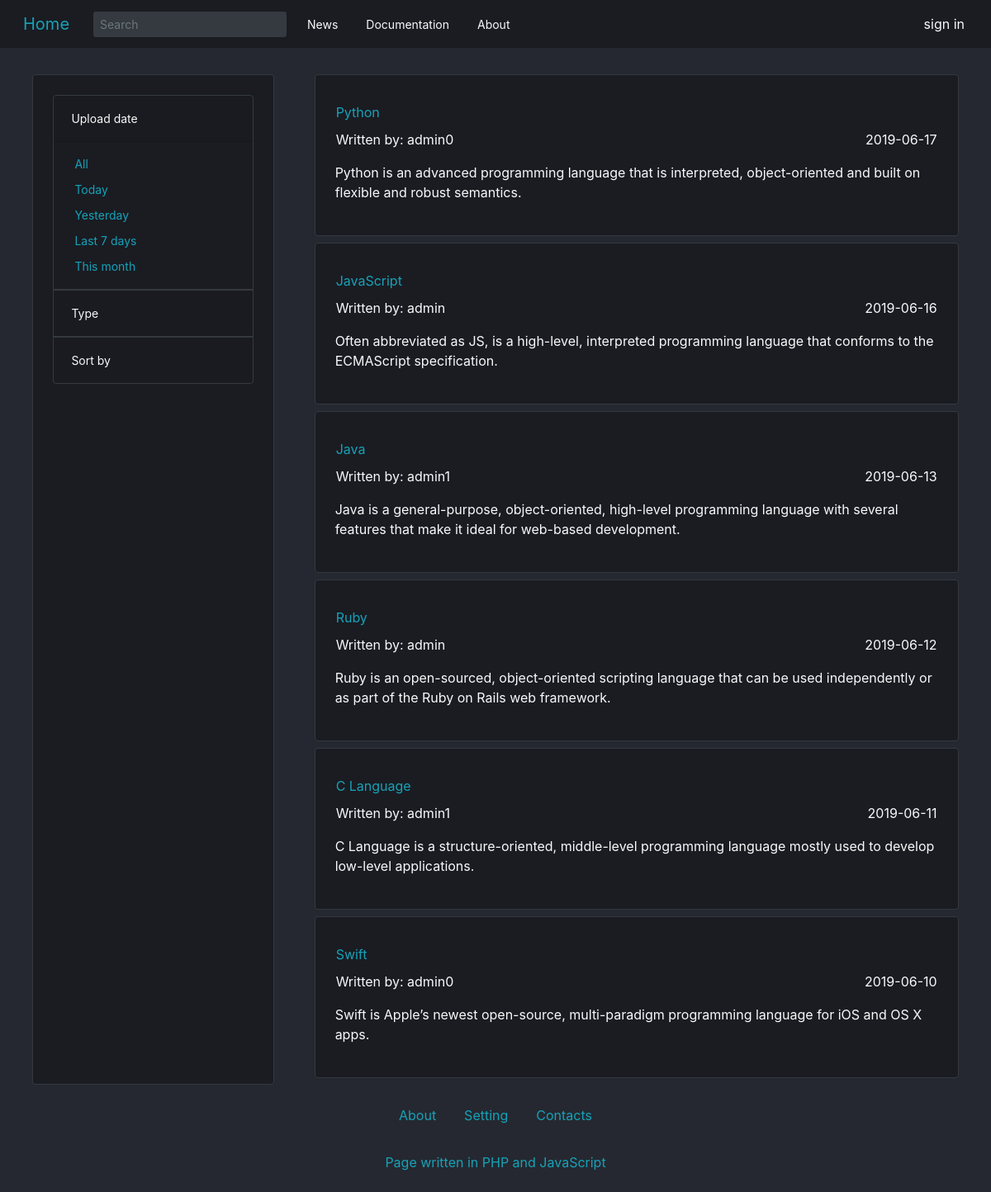
The page / on the database its author committed.
### tables this page shows
CREATE TABLE Blog_content (
  id bigint unsigned primary key auto_increment,
  create_date date,
  username varchar(50) not null,
  title varchar(255) not null,
  content TEXT not null
);

### php/fetch_data/fetch.php (called while the page is built, shortened)
<?php
class Fetch {
  private $tableKeys = [];
  private $tableData = [];
  private $result = [];
  public function __construct() {
    global $connection;
    $this->connection = $connection;
  }
  private function createConnection($query) {
    $this->query = $query;
    mysqli_query($this->connection, 'SET NAMES utf8');
    if(!($this->result = mysqli_query($this->connection, $this->query))) {
      $this->tableKeys = array('Typ błędu', 'Opis błędu');
      $this->tableData = array(array(
        'Problem z zapytaniem mysql',
        'BŁĄD: problem z zapytaniem "'. $this->query. '".'
      ));
    } else {
      $this->queryType = explode(' ', trim($this->query));
      $this->queryType = $this->queryType[0];
    }
  }
  private function fetchData() {
    if($record = mysqli_fetch_object($this->result)) {
      $this->tableKeys = (array) $record;
      $this->tableKeys = array_keys($this->tableKeys);
      $this->tableData = array(array_values((array) $record));
    }
    if($record = mysqli_fetch_all($this->result)) {
      $this->tableData = array_merge($this->tableData, $record);
    }
    if($this->result->num_rows > 1) {
      $this->result = [];
      foreach($this->tableData as $object) {
        array_push($this->result, array_combine($this->tableKeys, $object));
      }
    } else if($this->result->num_rows == 1) {
      $this->result = [];
      array_push($this->result, array_combine($this->tableKeys, $this->tableData[0]));
    } else {
      $this->result = 0;
    }
  }
  public function fetch($query) {
    $this->createConnection($query);
    return $this->result;
  }
}

### php/blog_configuration/get_posts.php (the view, shortened to what this page needs)
<?php
require_once 'php/fetch_data/fetch.php';
class Get_posts extends Fetch {
  private $content = '';
  private $result = '';
  private function simple_blog() {
    $this->result = '';
    foreach($this->content as $value) {
      $this->result .=
      '<div class="w-100 p-4 mb-2 text-left border rounded border-dark bg-navy-blue">' .
        '<a href="index.php" class="w-75 px-0 py-lg-2 nav-link btn bg-transparent text-left
          text-info">' . $value['title'] . '</a>' .
          '<div class="row px-3 justify-content-between">' .
            '<p class="col-6 px-0">Written by: ' . $value['username'] . '</p>' .
            '<p class="col-6 px-0 text-right">' . $value['create_date'] . '</p>' .
          '</div>' .
          '<p>' . $value['content'] . '</p>' .
      '</div>';
    }
  }
  public function return_html($loggedBool) {
    $this->loggedBool = $loggedBool;
    $this->content = $this->fetch('SELECT * FROM Blog_content');
    if($this->content == 0) {
      $this->noSuchPosts();
    } else if($this->loggedBool == true) {
      $this->editable_blog();
    } else {
      $this->simple_blog();
    }
    return $this->result;
  }
}

### index.php (shortened to what this page needs)
<?php
  $loggedBool = false;
?>
<!DOCTYPE html>
<html lang='en'>
<head>
  <link rel='stylesheet' href='style/style.css'>
  <link rel='stylesheet' href='https://stackpath.bootstrapcdn.com/bootstrap/4.2.1/css/bootstrap.min.css'>
</head>
<body class='w-100 container-fluid m-0 p-0 row bg-gray text-center'>
  <header class='col-sm-12 row mx-0 justify-content-between bg-navy-blue'>
    <nav class="w-100 px-0 navbar navbar-expand-lg navbar-dark bg-navy-blue">
      <a href="index.php" class="navbar-brand btn bg-transparent text-info">Home</a>
      <div class="collapse navbar-collapse" id="navbar">
        <ul class="navbar-nav mr-auto justify-content-end">
          <li class="nav-item active my-auto">
            <form action='php/blog_configuration/sort_posts.php' method='get' class="form-inline py-3 py-lg-0">
              <input type="search" name='searchValue' placeholder="Search" value='<?php if(isset($_SESSION['searchValue'])) echo $_SESSION['searchValue'] ?>'
                class="form-control form-control-sm w-100 mr-sm-2 bg-dark border-0 text-light formSearchInput">
            </form>
          </li>
          <li class="nav-item active">
            <a class="w-100 px-3 py-3 py-lg-2 btn btn-sm bg-transparent text-left text-light"
              href="index.php">News</a>
          </li>
          <li class="nav-item active">
            <a class="w-100 px-3 py-3 py-lg-2 btn btn-sm bg-transparent text-left text-light"
              href="documentation.php">Documentation</a>
          </li>
          <li class="nav-item active">
            <a class="w-100 px-3 py-3 py-lg-2 btn btn-sm bg-transparent text-left text-light"
              href="index.php">About</a>
          </li>
        </ul>
        <ul class="navbar-nav ml-auto justify-content-end">
          <li class="nav-item active d-none <?php if(!$loggedBool) echo 'd-lg-block'; ?>">
            <a href="login.php" class="px-3 btn bg-transparent text-left text-light">sign in</a>
          </li>
        </ul>
      </div>
    </nav>
  </header>
  <main class='container-fluid row mx-auto text-light'>
    <div class='w-100 mx-0 row py-3 justify-content-around'>
      <div class='col-sm-12 col-lg-3 p-4 mt-3 text-left border rounded border-dark bg-navy-blue'>
        <div class="accordion" id="accordionExample">
          <div class="card bg-transparent border rounded-top border-dark">
            <div class="card-header" id="headingOne">
              <a class="btn btn-sm px-0 text-light collapsed" data-toggle="collapse" data-target="#collapseOne" aria-expanded="true" aria-controls="collapseOne">
                Upload date
              </a>
            </div>
            <div class="collapse show" id="collapseOne" aria-labelledby="headingOne" data-parent="#accordionExample">
              <a onclick='queryToPHP("All", "filter")' class='px-4 pt-3 btn btn-sm text-info'>All</a><br>
              <a onclick='queryToPHP("Today", "filter")' class='px-4 btn btn-sm text-info'>Today</a><br>
              <a onclick='queryToPHP("Yesterday", "filter")' class='px-4 btn btn-sm text-info'>Yesterday</a><br>
              <a onclick='queryToPHP("Last 7 days", "filter")' class='px-4 btn btn-sm text-info'>Last 7 days</a><br>
              <a onclick='queryToPHP("This month", "filter")' class='px-4 pb-3 btn btn-sm text-info'>This month</a><br>
            </div>
          </div>
          <div class="card bg-transparent border border-dark">
            <div class="card-header" id="headingTwo">
              <h5 class="mb-0">
                <a class="btn btn-sm px-0 text-light" data-toggle="collapse" data-target="#collapseTwo" aria-expanded="false" aria-controls="collapseTwo">
                  Type
                </a>
              </h5>
            </div>
          </div>
          <div class="card bg-transparent border rounded-bottom border-dark">
            <div class="card-header" id="headingThree">
              <h5 class="mb-0">
                <a class="btn btn-sm px-0 text-light" data-toggle="collapse" data-target="#collapseThree" aria-expanded="false" aria-controls="collapseThree">
                  Sort by
                </a>
              </h5>
            </div>
          </div>
        </div>
      </div>
      <div class='col-sm-12 col-lg-8 p-0 mt-3'>
        <?php
          require_once 'php/blog_configuration/get_posts.php';
          $Get_posts = new Get_posts();
          echo $Get_posts->return_html($loggedBool);
        ?>
      </div>
    </div>
  </main>
  <?php
    require_once 'php/parts_of_a_website/footer.php';
  ?>
</body>
</html>

### php/parts_of_a_website/footer.php (shortened to what this page needs)
<footer class='container-fluid mx-auto row'>
  <div class="w-100 mx-0 row justify-content-center text-primary">
    <a class="px-3 py-2 btn bg-transparent text-left text-info"
      href="index.php">About</a>
    <a class="px-3 py-2 btn bg-transparent text-left text-info"
      href="index.php">Setting</a>
    <a class="px-3 py-2 btn bg-transparent text-left text-info"
      href="index.php">Contacts</a>
  </div>
  <p class='col-md-12 py-4 my-0 mx-auto text-info'>
    Page written in PHP and JavaScript
  </p>
</footer>

### style/style.css (style rules this page uses)
.bg-navy-blue { background: #1a1c22; }
.bg-gray { background: #252830; }

### rows shown on the page
blog_content: title "Python", username "admin0", create_date "2019-06-17", content "Python is an advanced programming language that is interpreted, object-oriented and built on flexible and robust semantics."
blog_content: title "JavaScript", username "admin", create_date "2019-06-16", content "Often abbreviated as JS, is a high-level, interpreted programming language that conforms to the ECMAScript specification."
blog_content: title "Java", username "admin1", create_date "2019-06-13", content "Java is a general-purpose, object-oriented, high-level programming language with several features that make it ideal for web-based development."
blog_content: title "Ruby", username "admin", create_date "2019-06-12", content "Ruby is an open-sourced, object-oriented scripting language that can be used independently or as part of the Ruby on Rails web framework."
blog_content: title "C Language", username "admin1", create_date "2019-06-11", content "C Language is a structure-oriented, middle-level programming language mostly used to develop low-level applications."
blog_content: title "Swift", username "admin0", create_date "2019-06-10", content "Swift is Apple’s newest open-source, multi-paradigm programming language for iOS and OS X apps."
